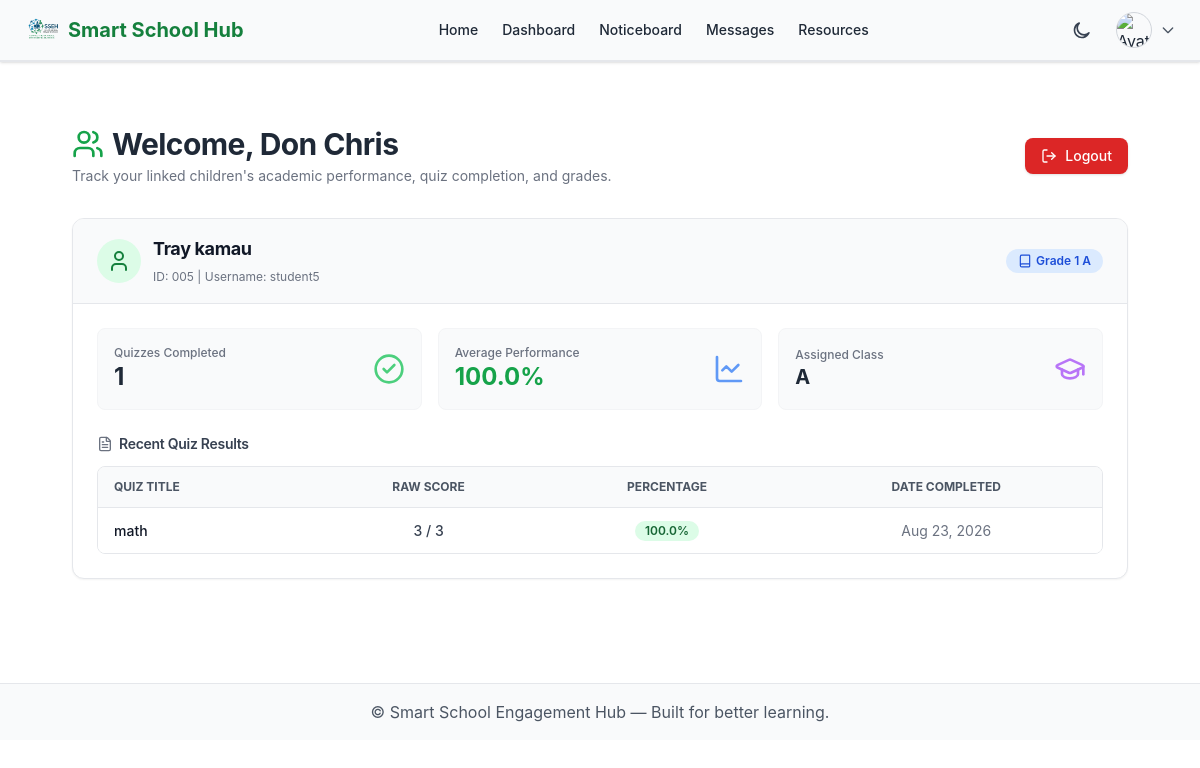
Page /parents/dashboard/ (signed in) on the committed database.
### parents/models.py (models this page shows, shortened)
class ParentProfile(models.Model):
    STATUS_CHOICES = [
        ('active', 'Active'),
        ('inactive', 'Inactive'),
        ('blocked', 'Blocked'),
    ]
    user = models.OneToOneField(User, on_delete=models.CASCADE)
    students = models.ManyToManyField(
        StudentProfile,
        related_name="parents",
        blank=True,
    )
    first_name = models.CharField(max_length=50, blank=True, null=True)
    last_name = models.CharField(max_length=50, blank=True, null=True)
    photo = models.ImageField(upload_to='parent_photos/', blank=True, null=True)
    phone = models.CharField(max_length=20, blank=True, null=True)
    address = models.CharField(max_length=255, blank=True, null=True)
    occupation = models.CharField(max_length=100, blank=True, null=True)
    status = models.CharField(max_length=20, choices=STATUS_CHOICES, default='active')
    @property
    def full_name(self):
        return f"{self.first_name or ''} {self.last_name or ''}".strip() or self.user.get_full_name()

### accounts/models.py (models this page shows, shortened)
class User(AbstractUser):
    is_teacher = models.BooleanField(default=False)
    is_student = models.BooleanField(default=False)
    is_parent = models.BooleanField(default=False)
    is_school_admin = models.BooleanField(default=False)
    profile_picture = models.ImageField(
        upload_to='profile_pics/',
        blank=True,
        null=True,
        verbose_name="Profile Picture"
    )
    groups = models.ManyToManyField(
        'auth.Group',
        related_name='custom_user_set',
        blank=True,
        help_text='The groups this user belongs to.',
        verbose_name='groups'
    )
    user_permissions = models.ManyToManyField(
        'auth.Permission',
        related_name='custom_user_permissions_set',
        blank=True,
        help_text='Specific permissions for this user.',
        verbose_name='user permissions'
    )

### students/models.py (models this page shows, shortened)
class StudentProfile(models.Model):
    STATUS_CHOICES = [
        ('active', 'Active'),
        ('suspended', 'Suspended'),
        ('graduated', 'Graduated'),
        ('withdrawn', 'Withdrawn'),
    ]
    user = models.OneToOneField(User, on_delete=models.CASCADE)
    student_id = models.CharField(max_length=20, null=True, unique=True)
    parent = models.ForeignKey(
        User,
        on_delete=models.SET_NULL,
        null=True,
        blank=True,
        related_name="children",
        limit_choices_to={'is_parent': True}
    )
    stream = models.ForeignKey(
        'school.Stream',
        on_delete=models.SET_NULL,
        null=True,
        blank=True,
        related_name='students'
    )
    grade = models.CharField(max_length=20, blank=True, null=True)
    date_of_birth = models.DateField(blank=True, null=True)
    address = models.CharField(max_length=255, blank=True, null=True)
    photo = models.ImageField(upload_to='student_photos/', blank=True, null=True, default='default-avatar.png')
    status = models.CharField(max_length=20, choices=STATUS_CHOICES, default='active')

class QuizResult(models.Model):
    student = models.ForeignKey(
        StudentProfile,
        on_delete=models.CASCADE,
        related_name="results"
    )
    quiz = models.ForeignKey(
        Quiz,
        on_delete=models.CASCADE,
        related_name="results"
    )
    score = models.IntegerField(default=0)
    taken_at = models.DateTimeField(auto_now_add=True)
    is_approved = models.BooleanField(default=False)  # Only approved results visible to parents

### school/models.py (models this page shows, shortened)
class Stream(models.Model):
    school = models.ForeignKey(School, on_delete=models.CASCADE, related_name="streams")
    grade = models.ForeignKey(GradeLevel, on_delete=models.CASCADE, related_name="streams")
    code = models.CharField(max_length=30)  # "North", "Green", etc.
    year = models.ForeignKey(AcademicYear, on_delete=models.CASCADE, related_name="streams")
    homeroom_teacher = models.ForeignKey(
        User,
        null=True,
        blank=True,
        on_delete=models.SET_NULL,
        limit_choices_to={"is_teacher": True},
        related_name="homerooms"
    )
    class Meta:
        unique_together = ("school", "grade", "code", "year")
        ordering = ["grade__order", "code"]

class GradeLevel(models.Model):
    school = models.ForeignKey(School, on_delete=models.CASCADE, related_name="grade_levels")
    name = models.CharField(max_length=30)
    order = models.PositiveIntegerField(default=0)
    class Meta:
        unique_together = ("school", "name")
        ordering = ["order"]

### quizzes/models.py (models this page shows, shortened)
class Quiz(models.Model):
    title = models.CharField(max_length=255)
    description = models.TextField(blank=True, null=True)
    created_by = models.ForeignKey(
        User,
        on_delete=models.CASCADE,
        related_name="quizzes",
        limit_choices_to={"is_teacher": True},  # ✅ teachers only
    )
    created_at = models.DateTimeField(auto_now_add=True)
    updated_at = models.DateTimeField(auto_now=True)  # ✅ track edits
    class Meta:
        ordering = ["-created_at"]
        verbose_name_plural = "Quizzes"

### parents/views.py (the view)
# urls.py: path("dashboard/", views.parent_dashboard, name="parent_dashboard"),
@login_required
def parent_dashboard(request):
    if not hasattr(request.user, 'parentprofile'):
        raise PermissionDenied("You do not have permission to access the Parent Portal.")
    parent_profile = request.user.parentprofile
    linked_students = parent_profile.students.all() if hasattr(parent_profile, 'students') else []
    student_data = []
    for student in linked_students:
        results = QuizResult.objects.filter(student=student).select_related('quiz')
        quiz_list = []
        percentages = []
        for res in results:
            total_q = res.answers.count() if hasattr(res, 'answers') else 0
            percentage = None
            if total_q > 0:
                percentage = round((res.score / total_q) * 100, 1)
                percentages.append(percentage)
            quiz_list.append({
                "result": res,
                "quiz": res.quiz,
                "score": res.score,
                "total_questions": total_q,
                "percentage": percentage,
            })
        avg_score = round(sum(percentages) / len(percentages), 1) if percentages else 0
        student_data.append({
            "student": student,
            "quizzes": quiz_list,
            "total_quizzes_taken": len(quiz_list),
            "avg_score": avg_score,
        })
    return render(request, "parents/parent_dashboard.html", {
        "parent": parent_profile,
        "student_data": student_data,
    })

### parents/templates/parents/parent_dashboard.html (shortened to what this page needs)
{% extends "base.html" %}
{% block content %}
<div class="max-w-7xl mx-auto px-6 py-8">
    <div class="flex flex-col md:flex-row md:items-center justify-between gap-4 mb-8">
        <div>
            <h1 class="flex items-center gap-2 text-3xl font-bold text-gray-800 dark:text-gray-100">
                <i data-lucide="users" class="w-8 h-8 text-green-600"></i>
                Welcome, {{ parent.full_name|default:parent.user.username }}
            </h1>
            <p class="text-gray-500 dark:text-gray-400 text-sm mt-1">
                Track your linked children's academic performance, quiz completion, and grades.
            </p>
        </div>
        <a href="{% url 'accounts:logout' %}"
            class="inline-flex items-center gap-2 bg-red-600 hover:bg-red-700 text-white text-sm font-medium px-4 py-2 rounded-lg shadow transition w-fit">
            <i data-lucide="log-out" class="w-4 h-4"></i> Logout
        </a>
    </div>
    {% if student_data %}
    <div class="space-y-8">
        {% for item in student_data %}
        <div
            class="bg-white dark:bg-gray-900 rounded-xl border border-gray-200 dark:border-gray-800 shadow-sm overflow-hidden">
            <div
                class="bg-gray-50 dark:bg-gray-800 px-6 py-4 border-b border-gray-200 dark:border-gray-700 flex flex-wrap items-center justify-between gap-4">
                <div class="flex items-center gap-3">
                    <div
                        class="bg-green-100 dark:bg-green-900/40 text-green-700 dark:text-green-400 p-2.5 rounded-full">
                        <i data-lucide="user" class="w-6 h-6"></i>
                    </div>
                    <div>
                        <h2 class="text-lg font-bold text-gray-900 dark:text-gray-100">
                            {{ item.student.user.get_full_name|default:item.student.user.username }}
                        </h2>
                        <span class="text-xs text-gray-500 dark:text-gray-400">
                            ID: {{ item.student.student_id|default:"N/A" }} | Username: {{ item.student.user.username }}
                        </span>
                    </div>
                </div>
                <div class="flex items-center gap-2">
                    <span
                        class="inline-flex items-center gap-1 text-xs font-semibold bg-blue-100 dark:bg-blue-900/40 text-blue-700 dark:text-blue-300 px-3 py-1 rounded-full">
                        <i data-lucide="book" class="w-3.5 h-3.5"></i>
                        {% if item.student.stream %}
                        {{ item.student.stream.grade.name }} {{ item.student.stream.code }}
                        {% else %}
                        Unassigned
                        {% endif %}
                    </span>
                </div>
            </div>
            <div class="p-6">
                <div class="grid grid-cols-1 sm:grid-cols-3 gap-4 mb-6">
                    <div
                        class="bg-gray-50 dark:bg-gray-800 border border-gray-100 dark:border-gray-700 rounded-lg p-4 flex items-center justify-between">
                        <div>
                            <p class="text-xs text-gray-500 dark:text-gray-400 font-medium">
                                Quizzes Completed
                            </p>
                            <p class="text-2xl font-bold text-gray-800 dark:text-gray-100">
                                {{ item.total_quizzes_taken }}
                            </p>
                        </div>
                        <i data-lucide="check-circle-2" class="w-8 h-8 text-green-500 opacity-80"></i>
                    </div>
                    <div
                        class="bg-gray-50 dark:bg-gray-800 border border-gray-100 dark:border-gray-700 rounded-lg p-4 flex items-center justify-between">
                        <div>
                            <p class="text-xs text-gray-500 dark:text-gray-400 font-medium">
                                Average Performance
                            </p>
                            <p
                                class="text-2xl font-bold {% if item.avg_score >= 50 %}text-green-600 dark:text-green-400{% else %}text-red-600 dark:text-red-400{% endif %}">
                                {{ item.avg_score }}%
                            </p>
                        </div>
                        <i data-lucide="line-chart" class="w-8 h-8 text-blue-500 opacity-80"></i>
                    </div>
                    <div
                        class="bg-gray-50 dark:bg-gray-800 border border-gray-100 dark:border-gray-700 rounded-lg p-4 flex items-center justify-between">
                        <div>
                            <p class="text-xs text-gray-500 dark:text-gray-400 font-medium">
                                Assigned Class
                            </p>
                            <p class="text-xl font-bold text-gray-800 dark:text-gray-100">
                                {{ item.student.stream.name|default:item.student.stream.code|default:"Unassigned" }}
                            </p>
                        </div>
                        <i data-lucide="graduation-cap" class="w-8 h-8 text-purple-500 opacity-80"></i>
                    </div>
                </div>
                <h3 class="text-sm font-semibold text-gray-700 dark:text-gray-200 mb-3 flex items-center gap-1.5">
                    <i data-lucide="file-text" class="w-4 h-4 text-gray-500 dark:text-gray-400"></i>
                    Recent Quiz Results
                </h3>
                {% if item.quizzes %}
                <div class="overflow-x-auto rounded-lg border border-gray-200 dark:border-gray-700">
                    <table class="min-w-full divide-y divide-gray-200 dark:divide-gray-700 text-sm">
                        <thead
                            class="bg-gray-50 dark:bg-gray-800 text-gray-600 dark:text-gray-300 font-medium text-xs uppercase">
                            <tr>
                                <th class="py-3 px-4 text-left">Quiz Title</th>
                                <th class="py-3 px-4 text-center">Raw Score</th>
                                <th class="py-3 px-4 text-center">Percentage</th>
                                <th class="py-3 px-4 text-center">Date Completed</th>
                            </tr>
                        </thead>
                        <tbody class="divide-y divide-gray-100 dark:divide-gray-700 bg-white dark:bg-gray-900">
                            {% for quiz_item in item.quizzes %}
                            <tr class="hover:bg-gray-50 dark:hover:bg-gray-800 transition">
                                <td class="py-3 px-4 font-medium text-gray-900 dark:text-gray-100">
                                    {{ quiz_item.quiz.title }}
                                </td>
                                <td class="py-3 px-4 text-center font-medium text-gray-700 dark:text-gray-300">
                                    {% if quiz_item.total_questions > 0 %}
                                    {{ quiz_item.score }} / {{ quiz_item.total_questions }}
                                    {% else %}
                                    {{ quiz_item.score }}
                                    {% endif %}
                                </td>
                                <td class="py-3 px-4 text-center font-semibold">
                                    {% if quiz_item.percentage is not None %}
                                    <span class="inline-flex items-center px-2.5 py-0.5 rounded-full text-xs font-semibold
                                        {% if quiz_item.percentage >= 70 %}
                                            bg-green-100 text-green-800 dark:bg-green-900/40 dark:text-green-300
                                        {% elif quiz_item.percentage >= 50 %}
                                            bg-yellow-100 text-yellow-800 dark:bg-yellow-900/40 dark:text-yellow-300
                                        {% else %}
                                            bg-red-100 text-red-800 dark:bg-red-900/40 dark:text-red-300
                                        {% endif %}">
                                        {{ quiz_item.percentage }}%
                                    </span>
                                    {% else %}
                                    <span class="text-gray-400 dark:text-gray-500">—</span>
                                    {% endif %}
                                </td>
                                <td class="py-3 px-4 text-center text-gray-500 dark:text-gray-400">
                                    {{ quiz_item.result.taken_at|date:"M d, Y" }}
                                </td>
                            </tr>
                            {% endfor %}
                        </tbody>
                    </table>
                </div>
                {% endif %}
            </div>
        </div>
        {% endfor %}
    </div>
    {% endif %}
</div>
{% endblock %}

### rows in the picture
ParentProfile: full_name "Don Chris"
StudentProfile: student.user.get_full_name "Tray kamau", student.student_id "005", student.user.username "student5", student.stream.grade.name "Grade 1", student.stream.code "A", total_quizzes_taken "1", avg_score "100.0", student.stream.name "A"
QuizResult: quiz "math", score "3", total_questions "3", percentage "100.0", result.taken_at "Aug 23, 2026"
